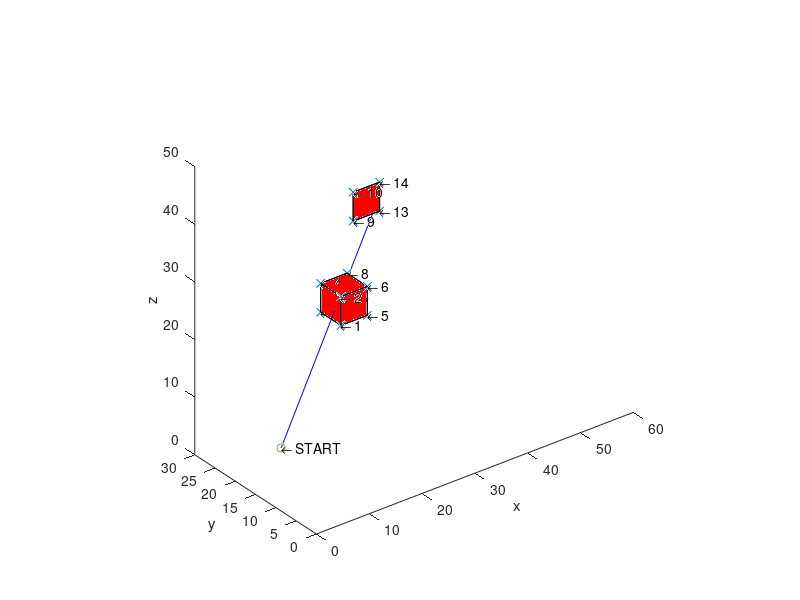

This figure's MATLAB source:
% addObstacles


vertices{1} = ...
    [20 20 20;...
    20 20 25;...
    20 25 20;...
    20 25 25;...
    25 20 20;...
    25 20 25;...
    25 25 20;...
    25 25 25];
edges{1} = [1 2; 1 3; 1 5; 5 6; 6 8; 8 4; 2 6; 2 4; 7 5; 7 3; 3 4; 7 8];
faces{1} = {[1 2 4 3];[ 1 5 6 2]; [7 8 6 5];[ 7 3 4 8];[3 7 5 1];[ 2 6 8 4]};

vertices{2} = ...
    [30 30 30;...
    30 30 35;...
    30 35 30;...
    30 35 35;...
    35 30 30;...
    35 30 35;...
    35 35 30;...
    35 35 35];
edges{2} = [1 2; 1 3; 1 5; 5 6; 6 8; 8 4; 2 6; 2 4; 7 5; 7 3; 3 4; 7 8];
faces{2} = {[1 2 4 3];[ 1 5 6 2]; [7 8 6 5];[ 7 3 4 8];[3 7 5 1];[ 2 6 8 4]};

% Try joining into 1 set of matrices
vertices = [vertices{1};vertices{2}];
numVertices = max(max((edges{1})))
edges = [edges{1};edges{2}+numVertices];
for i = 1:length(faces{2})
tempFaces{i} = faces{2}{i}+numVertices;
end
faces = [faces{1};tempFaces'];

startPoint = [1 10 10];
endPoint = [50 40 40];

% Plot vertices
figure;hold on
plot3(vertices(:,1), vertices(:,2), vertices(:,3), 'x')
for i = 1:size(vertices,1)
    
    str1 = ['\leftarrow ',num2str(i)];
    text(vertices(i,1), vertices(i,2), vertices(i,3),str1);
    
end

xlim([0 60])
ylim([0 30])
zlim([0 50])
axis equal
view(3)
xlabel('x')
ylabel('y')
zlabel('z')

for i = 1:size(edges,1)
    a = edges(i,:);
    %b = vertexJoining{1}(i,2);
    A = vertices(a,:);
    plot3(A(:,1), A(:,2), A(:,3))
end


%% Create surfaces for faces

drawPolyhedron(vertices, faces);


drawPoint3d(startPoint)
text(startPoint(1),startPoint(2), startPoint(3),'\leftarrow START');
drawPoint3d(endPoint)
text(endPoint(1),endPoint(2), endPoint(3),'\leftarrow END');

% Draw line from start to end
drawEdge3d([startPoint,  endPoint])